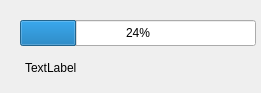
<?xml version="1.0" encoding="UTF-8"?>
<ui version="4.0">
 <class>WaitFinishedDialog</class>
 <widget class="QDialog" name="WaitFinishedDialog">
  <property name="geometry">
   <rect>
    <x>0</x>
    <y>0</y>
    <width>261</width>
    <height>93</height>
   </rect>
  </property>
  <property name="minimumSize">
   <size>
    <width>261</width>
    <height>93</height>
   </size>
  </property>
  <property name="maximumSize">
   <size>
    <width>261</width>
    <height>93</height>
   </size>
  </property>
  <property name="windowTitle">
   <string>Dialog</string>
  </property>
  <widget class="QProgressBar" name="progressBar">
   <property name="geometry">
    <rect>
     <x>20</x>
     <y>20</y>
     <width>236</width>
     <height>26</height>
    </rect>
   </property>
   <property name="value">
    <number>24</number>
   </property>
  </widget>
  <widget class="QLabel" name="label">
   <property name="geometry">
    <rect>
     <x>25</x>
     <y>60</y>
     <width>216</width>
     <height>16</height>
    </rect>
   </property>
   <property name="text">
    <string>TextLabel</string>
   </property>
  </widget>
 </widget>
 <resources/>
 <connections/>
</ui>
